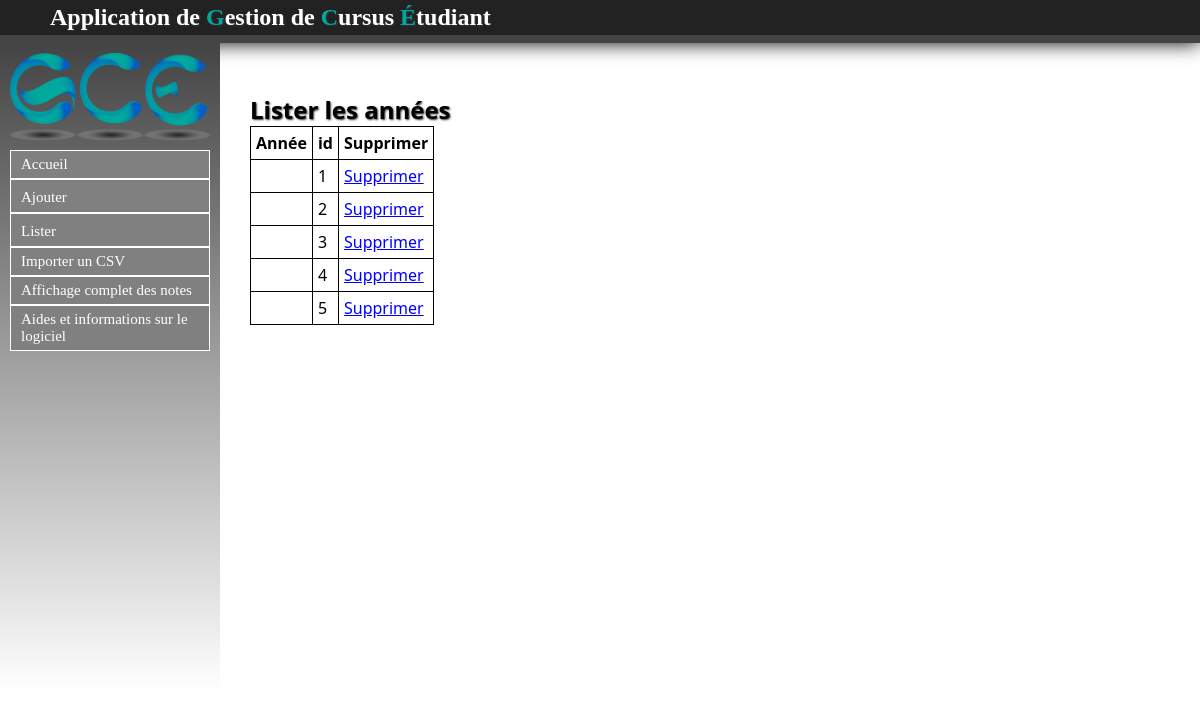
The app's page /Annee/listerAnnees with its own data.
### Annee/models.py (models this page shows, shortened)
class Annee(models.Model):
	intitule = models.CharField(max_length=9,null=False)

### Annee/views.py (the view)
def listerAnnees(request):
	annees = Annee.objects.all()
	return render(request, 'contenu_html/listerAnnees.html', locals())

### Annee/templates/contenu_html/listerAnnees.html (shortened to what this page needs)
{% extends "templates/base.html" %}
{% block content %}
<h1>Lister les années</h1>
{% if not annees %}
	<p>Pas d'années dans la base</p>
{% else %}
	<table>
	<tr>
		<th>Année</th>
		<th>id</th>
		<th>Supprimer</th>
	</tr>
{% endif %}
{% for annee in annees %}
	<tr>
		<td>{{ annee.annee }}</td>
		<td>{{ annee.id }}</td>
		<td><a href="supprann/{{ annee.id }}">Supprimer</a></td>
	</tr>
{% endfor %}
</table>
{% endblock %}

### static/css/stylesheet.css (style rules this page uses)
a { color:#222222; text-decoration: none; }
table a { color: blue; text-decoration: underline; }
html,body { height: 100%; }
body { font-family: "Segoe UI", Verdana, serif; font-size:12pt; margin:0; padding:0; }
h1 { text-shadow:1px 1px 2px #333333; text-align: left; color:white; margin:0px; margin-left: 50px; font-size: 1.5em; }
table { border:1px solid black; border-collapse : collapse; }
#main h1 { color: black; }
table { margin-left: 50px; }
td, th { padding: 5px; border:1px solid black; }

### records on screen
Annee: id "1"
Annee: id "2"
Annee: id "3"
Annee: id "4"
Annee: id "5"
